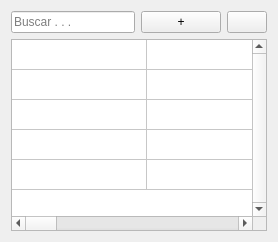
             <widget class="QWidget" name="laboratorio_tab">
              <attribute name="title">
               <string> Laboratorio </string>
              </attribute>
              <layout class="QGridLayout" name="gridLayout_10">
               <item row="0" column="0">
                <widget class="QLineEdit" name="line_buscar_tabla_syg_laboratorio">
                 <property name="styleSheet">
                  <string notr="true">font: 12pt &quot;MS Shell Dlg 2&quot;;</string>
                 </property>
                 <property name="placeholderText">
                  <string>Buscar . . .</string>
                 </property>
                </widget>
               </item>
               <item row="0" column="1">
                <widget class="QPushButton" name="boton_agregar_syg_laboratorio">
                 <property name="minimumSize">
                  <size>
                   <width>30</width>
                   <height>0</height>
                  </size>
                 </property>
                 <property name="styleSheet">
                  <string notr="true"/>
                 </property>
                 <property name="text">
                  <string>+</string>
                 </property>
                </widget>
               </item>
               <item row="1" column="0" colspan="3">
                <widget class="QTableWidget" name="tabla_eventos_syg_laboratorio">
                 <property name="layoutDirection">
                  <enum>Qt::LeftToRight</enum>
                 </property>
                 <property name="autoFillBackground">
                  <bool>false</bool>
                 </property>
                 <property name="frameShape">
                  <enum>QFrame::StyledPanel</enum>
                 </property>
                 <property name="frameShadow">
                  <enum>QFrame::Sunken</enum>
                 </property>
                 <property name="verticalScrollBarPolicy">
                  <enum>Qt::ScrollBarAlwaysOn</enum>
                 </property>
                 <property name="horizontalScrollBarPolicy">
                  <enum>Qt::ScrollBarAlwaysOn</enum>
                 </property>
                 <property name="alternatingRowColors">
                  <bool>false</bool>
                 </property>
                 <property name="selectionMode">
                  <enum>QAbstractItemView::SingleSelection</enum>
                 </property>
                 <property name="selectionBehavior">
                  <enum>QAbstractItemView::SelectRows</enum>
                 </property>
                 <property name="gridStyle">
                  <enum>Qt::SolidLine</enum>
                 </property>
                 <property name="cornerButtonEnabled">
                  <bool>true</bool>
                 </property>
                 <property name="rowCount">
                  <number>5</number>
                 </property>
                 <attribute name="horizontalHeaderVisible">
                  <bool>false</bool>
                 </attribute>
                 <attribute name="horizontalHeaderCascadingSectionResizes">
                  <bool>false</bool>
                 </attribute>
                 <attribute name="horizontalHeaderDefaultSectionSize">
                  <number>135</number>
                 </attribute>
                 <attribute name="horizontalHeaderMinimumSectionSize">
                  <number>0</number>
                 </attribute>
                 <attribute name="horizontalHeaderShowSortIndicator" stdset="0">
                  <bool>false</bool>
                 </attribute>
                 <attribute name="horizontalHeaderStretchLastSection">
                  <bool>false</bool>
                 </attribute>
                 <attribute name="verticalHeaderVisible">
                  <bool>false</bool>
                 </attribute>
                 <attribute name="verticalHeaderDefaultSectionSize">
                  <number>30</number>
                 </attribute>
                 <row/>
                 <row/>
                 <row/>
                 <row/>
                 <row/>
                 <column>
                  <property name="text">
                   <string>Fecha Límite</string>
                  </property>
                 </column>
                 <column>
                  <property name="text">
                   <string>Hora Límite</string>
                  </property>
                 </column>
                 <column>
                  <property name="text">
                   <string>Prioridad</string>
                  </property>
                 </column>
                 <column>
                  <property name="text">
                   <string>Empresa</string>
                  </property>
                 </column>
                 <column>
                  <property name="text">
                   <string>Descripción</string>
                  </property>
                 </column>
                 <column>
                  <property name="text">
                   <string>Encargado</string>
                  </property>
                 </column>
                 <column>
                  <property name="text">
                   <string>Estado</string>
                  </property>
                 </column>
                 <item row="1" column="0">
                  <property name="text">
                   <string/>
                  </property>
                 </item>
                </widget>
               </item>
               <item row="0" column="2">
                <widget class="QPushButton" name="boton_refrescar_syg_laboratorio">
                 <property name="text">
                  <string/>
                 </property>
                 <property name="icon">
                  <iconset>
                   <normaloff>../etc/logo_refrescar.png</normaloff>../etc/logo_refrescar.png</iconset>
                 </property>
                </widget>
               </item>
              </layout>
             </widget>
